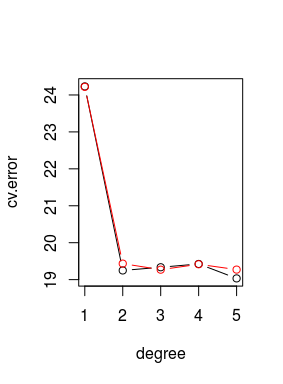

The script that drew this image:
## based on the code in online  StatLearning(https://lagunita.stanford.edu/courses/HumanitiesSciences/StatLearning/Winter2016/info) course
library(ISLR)

## use `Auto` dataset

## show informations about `Auto` dataset
str(Auto)
#
# 'data.frame':	392 obs. of  9 variables:
#   $ mpg         : num  18 15 18 16 17 15 14 14 14 15 ...
# $ cylinders   : num  8 8 8 8 8 8 8 8 8 8 ...
# $ displacement: num  307 350 318 304 302 429 454 440 455 390 ...
# $ horsepower  : num  130 165 150 150 140 198 220 215 225 190 ...
# $ weight      : num  3504 3693 3436 3433 3449 ...
# $ acceleration: num  12 11.5 11 12 10.5 10 9 8.5 10 8.5 ...
# $ year        : num  70 70 70 70 70 70 70 70 70 70 ...
# $ origin      : num  1 1 1 1 1 1 1 1 1 1 ...
# $ name        : Factor w/ 304 levels "amc ambassador brougham",..: 49 36 231 14 161 141 54 223 241 2 ...

## plot the graph of mpg vs horsepower
plot(mpg~horsepower, data = Auto)

## loocv
glm.fit = glm(mpg~horsepower, data = Auto)
cv.glm(Auto, glm.fit)$delta
# [1] 24.23151 24.23114 ## The first component is the raw cross-validation estimate of prediction error.

## simpler function to realize loocv
loocv <- function(fit)
{
  h = lm.influence(fit)$h
  mean((residuals(fit)/(1-h))^2)
}

loocv(glm.fit)
# [1] 24.23151 ## the same results


## choose best degree by cv
cv.error = numeric(5)
degree = 1:5
for (d in degree)
{
  glm.fit = glm(mpg~poly(horsepower, d), data = Auto)
  cv.error[d] = loocv(glm.fit)
}
plot(degree, cv.error, type = "b")

## 10-fold CV

cv.error10 = numeric(5)
for (d in degree)
{
  glm.fit = glm(mpg~poly(horsepower, d), data = Auto)
  cv.error10[d] = cv.glm(Auto, glm.fit, K = 10)$delta[1]
}
lines(degree, cv.error10, type = "b", col="red")
